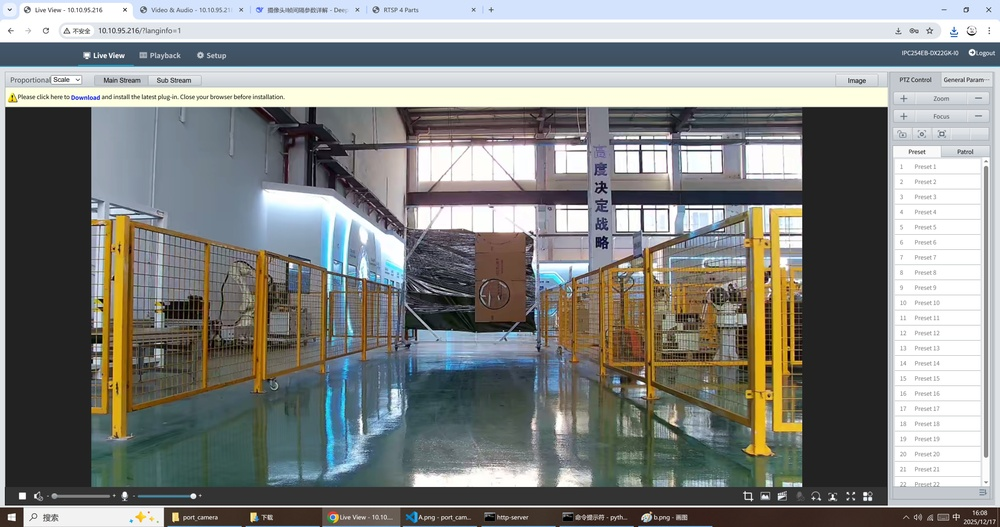
#> input picture c.jpg, 1000 x 527 px, shrunk from 4096 x 2160 before the run
$ python template_matching.py
#> lines starting #> are read from the running program, lines starting #| are printed output that depends on the picture
import cv2
import numpy as np
import time


# Read the images
main_image = cv2.imread('c.jpg')
#> main_image is the input picture: shape (527, 1000, 3); mean B, G, R 130.4, 132.4, 130.2
template = cv2.imread('template.png')
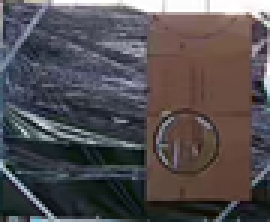
#> input picture template.png, 90 x 74 px, shrunk from 370 x 302 before the run (shown 3 times larger)
#> template is the input picture: shape (74, 90, 3); mean B, G, R 82.2, 79, 83.6

main_image =cv2.cvtColor(main_image, cv2.COLOR_BGR2GRAY)
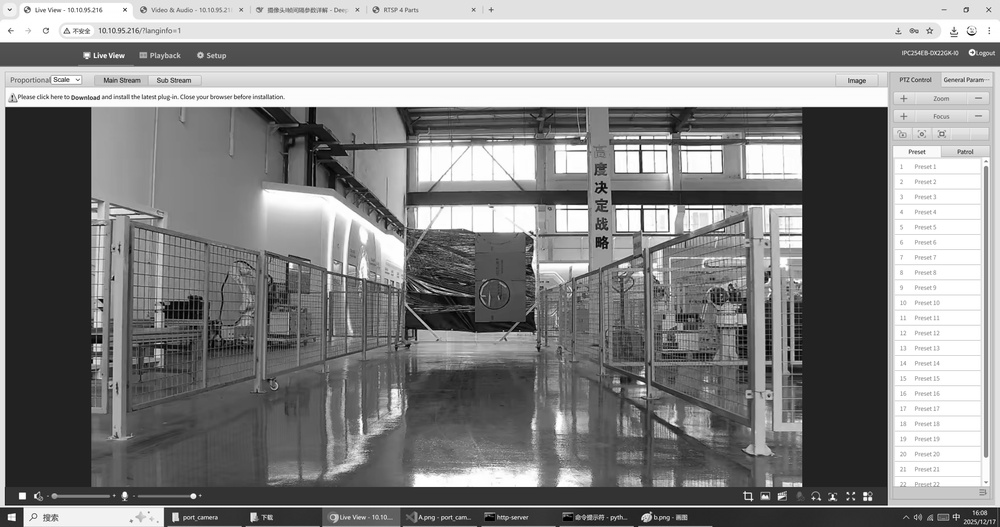
#> main_image: shape (527, 1000); min 0, max 255, mean 131.5
template =cv2.cvtColor(template, cv2.COLOR_BGR2GRAY)
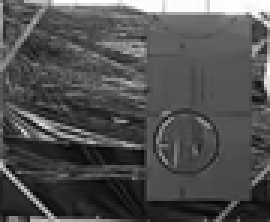
#> template: shape (74, 90) (shown 3 times larger); min 7, max 255, mean 80.7

cv2.imwrite('main_image_gray.jpg', main_image)
cv2.imwrite('template_gray.jpg', template)

# Ensure the images are loaded properly
if main_image is None or template is None:
    print("Error: Images not loaded. Please check the file paths.")
    exit()

# Get the dimensions of the template
template_height, template_width = template.shape[:2]
#> template_height = 74; template_width = 90

# Perform template matching with different methods
methods = ['cv2.TM_CCOEFF_NORMED']

for method in methods:
    # Get the evaluation method
    eval_method = eval(method)


    # 当前时间戳（浮点数，单位秒）
    timestamp = time.time()
    print(f"时间戳: {timestamp}")

    # 格式化的本地时间
    local_time = time.strftime("%Y-%m-%d %H:%M:%S", time.localtime())
    print(f"本地时间: {local_time}")

    # Perform template matching
    result = cv2.matchTemplate(main_image, template, eval_method)

    # Find the location of the best match
    min_val, max_val, min_loc, max_loc = cv2.minMaxLoc(result)

    # Set a confidence threshold
    confidence_threshold = 0.8

    if eval_method in [cv2.TM_CCOEFF, cv2.TM_CCOEFF_NORMED]:
        if max_val >= confidence_threshold:
            print(f"Method: {method}, Best match location: {max_loc}, Confidence: {max_val}")
            # Draw a rectangle around the best match
            # top_left = max_loc
            # bottom_right = (top_left[0] + template_width, top_left[1] + template_height)
            # cv2.rectangle(main_image, top_left, bottom_right, (0, 255, 0), 2)

            timestamp = time.time()
            print(f"时间戳: {timestamp}")

            # 格式化的本地时间
            local_time = time.strftime("%Y-%m-%d %H:%M:%S", time.localtime())
            print(f"本地时间: {local_time}")
#> this loop made 1 pass
#> (min_val, max_val, min_loc, max_loc) on pass 1: (-0.554, 0.631, (888, 61), (437, 227))
#> pass 1, `result = cv2.matchTemplate(main_image, template, eval_method)`:
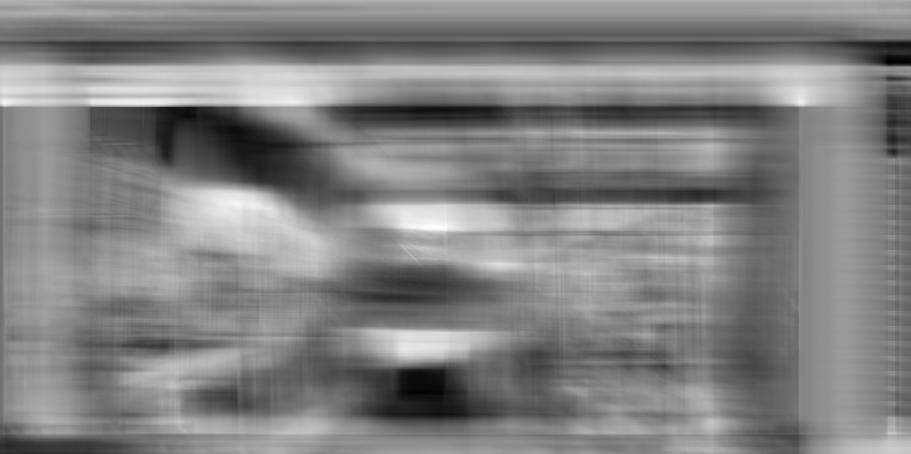
#> result: shape (454, 911) float32; min -0.554, max 0.631, mean 0.0498; drawn with min black and max white

# Display the main image with the match
# cv2.imshow('Detected Match', main_image)
# cv2.waitKey(0)
# cv2.destroyAllWindows()
